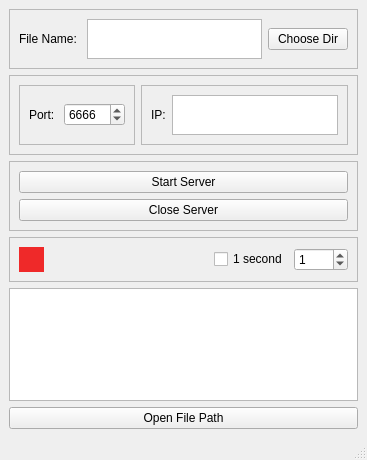
<?xml version="1.0" encoding="UTF-8"?>
<ui version="4.0">
 <class>MainWindow</class>
 <widget class="QMainWindow" name="MainWindow">
  <property name="geometry">
   <rect>
    <x>0</x>
    <y>0</y>
    <width>367</width>
    <height>460</height>
   </rect>
  </property>
  <property name="windowTitle">
   <string>MainWindow</string>
  </property>
  <widget class="QWidget" name="centralwidget">
   <layout class="QVBoxLayout" name="verticalLayout_2">
    <item>
     <widget class="QFrame" name="frame_2">
      <property name="maximumSize">
       <size>
        <width>16777215</width>
        <height>60</height>
       </size>
      </property>
      <property name="frameShape">
       <enum>QFrame::StyledPanel</enum>
      </property>
      <property name="frameShadow">
       <enum>QFrame::Raised</enum>
      </property>
      <layout class="QHBoxLayout" name="horizontalLayout">
       <item>
        <widget class="QLabel" name="label_2">
         <property name="text">
          <string>File Name: </string>
         </property>
        </widget>
       </item>
       <item>
        <widget class="QPlainTextEdit" name="fileNameInput"/>
       </item>
       <item>
        <widget class="QPushButton" name="pushButton">
         <property name="text">
          <string>Choose Dir</string>
         </property>
        </widget>
       </item>
      </layout>
     </widget>
    </item>
    <item>
     <widget class="QFrame" name="frame_6">
      <property name="frameShape">
       <enum>QFrame::StyledPanel</enum>
      </property>
      <property name="frameShadow">
       <enum>QFrame::Raised</enum>
      </property>
      <layout class="QHBoxLayout" name="horizontalLayout_5">
       <item>
        <widget class="QFrame" name="frame_3">
         <property name="maximumSize">
          <size>
           <width>16777215</width>
           <height>60</height>
          </size>
         </property>
         <property name="frameShape">
          <enum>QFrame::StyledPanel</enum>
         </property>
         <property name="frameShadow">
          <enum>QFrame::Raised</enum>
         </property>
         <layout class="QHBoxLayout" name="horizontalLayout_2">
          <item>
           <widget class="QLabel" name="label_3">
            <property name="text">
             <string>Port: </string>
            </property>
           </widget>
          </item>
          <item>
           <widget class="QSpinBox" name="portNumber">
            <property name="minimum">
             <number>1</number>
            </property>
            <property name="maximum">
             <number>10000</number>
            </property>
            <property name="value">
             <number>6666</number>
            </property>
           </widget>
          </item>
         </layout>
        </widget>
       </item>
       <item>
        <widget class="QFrame" name="frame_5">
         <property name="maximumSize">
          <size>
           <width>16777215</width>
           <height>60</height>
          </size>
         </property>
         <property name="frameShape">
          <enum>QFrame::StyledPanel</enum>
         </property>
         <property name="frameShadow">
          <enum>QFrame::Raised</enum>
         </property>
         <layout class="QHBoxLayout" name="horizontalLayout_4">
          <item>
           <widget class="QLabel" name="label_4">
            <property name="text">
             <string>IP:</string>
            </property>
           </widget>
          </item>
          <item>
           <widget class="QListWidget" name="ipList"/>
          </item>
         </layout>
        </widget>
       </item>
      </layout>
     </widget>
    </item>
    <item>
     <widget class="QFrame" name="frame">
      <property name="maximumSize">
       <size>
        <width>16777215</width>
        <height>150</height>
       </size>
      </property>
      <property name="frameShape">
       <enum>QFrame::StyledPanel</enum>
      </property>
      <property name="frameShadow">
       <enum>QFrame::Raised</enum>
      </property>
      <layout class="QVBoxLayout" name="verticalLayout">
       <item>
        <spacer name="verticalSpacer_2">
         <property name="orientation">
          <enum>Qt::Vertical</enum>
         </property>
         <property name="sizeHint" stdset="0">
          <size>
           <width>20</width>
           <height>40</height>
          </size>
         </property>
        </spacer>
       </item>
       <item>
        <widget class="QPushButton" name="startServer">
         <property name="text">
          <string>Start Server</string>
         </property>
        </widget>
       </item>
       <item>
        <widget class="QPushButton" name="closeServer">
         <property name="text">
          <string>Close Server</string>
         </property>
        </widget>
       </item>
       <item>
        <spacer name="verticalSpacer">
         <property name="orientation">
          <enum>Qt::Vertical</enum>
         </property>
         <property name="sizeHint" stdset="0">
          <size>
           <width>20</width>
           <height>30</height>
          </size>
         </property>
        </spacer>
       </item>
      </layout>
     </widget>
    </item>
    <item>
     <widget class="QFrame" name="frame_4">
      <property name="frameShape">
       <enum>QFrame::StyledPanel</enum>
      </property>
      <property name="frameShadow">
       <enum>QFrame::Raised</enum>
      </property>
      <layout class="QHBoxLayout" name="horizontalLayout_3">
       <item>
        <widget class="QLabel" name="serverStatus">
         <property name="minimumSize">
          <size>
           <width>25</width>
           <height>25</height>
          </size>
         </property>
         <property name="maximumSize">
          <size>
           <width>16777215</width>
           <height>25</height>
          </size>
         </property>
         <property name="autoFillBackground">
          <bool>false</bool>
         </property>
         <property name="styleSheet">
          <string notr="true">background-color: rgb(239, 41, 41)</string>
         </property>
         <property name="text">
          <string/>
         </property>
        </widget>
       </item>
       <item>
        <spacer name="horizontalSpacer">
         <property name="orientation">
          <enum>Qt::Horizontal</enum>
         </property>
         <property name="sizeHint" stdset="0">
          <size>
           <width>40</width>
           <height>20</height>
          </size>
         </property>
        </spacer>
       </item>
       <item>
        <widget class="QCheckBox" name="checkBox">
         <property name="text">
          <string>1 second</string>
         </property>
        </widget>
       </item>
       <item>
        <widget class="QSpinBox" name="spinBox">
         <property name="maximum">
          <number>2000</number>
         </property>
         <property name="value">
          <number>1</number>
         </property>
        </widget>
       </item>
      </layout>
     </widget>
    </item>
    <item>
     <widget class="QListWidget" name="listWidget">
      <property name="minimumSize">
       <size>
        <width>0</width>
        <height>100</height>
       </size>
      </property>
     </widget>
    </item>
    <item>
     <widget class="QPushButton" name="button_file_path">
      <property name="text">
       <string>Open File Path</string>
      </property>
     </widget>
    </item>
   </layout>
  </widget>
  <widget class="QMenuBar" name="menubar">
   <property name="geometry">
    <rect>
     <x>0</x>
     <y>0</y>
     <width>367</width>
     <height>22</height>
    </rect>
   </property>
  </widget>
  <widget class="QStatusBar" name="statusbar"/>
 </widget>
 <resources/>
 <connections/>
</ui>
